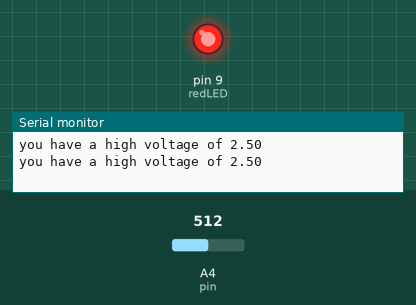
Simulated run of this program. Board: Arduino Uno, built with avr-gcc and run on an emulated ATmega328P. On the bench: output pins drawn as LEDs (lit = HIGH), the last lines printed to the serial monitor. Inputs (shaded band) come from the test bench; at power-on: A4 (pin) = 512.

Above: at 2.0 s.
2.1 s: A4 (pin) set to 504
At 3.1 s:
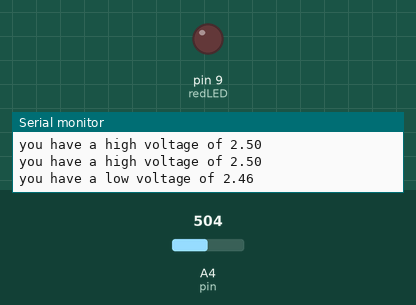
3.9 s: A4 (pin) set to 716
At 6.0 s:
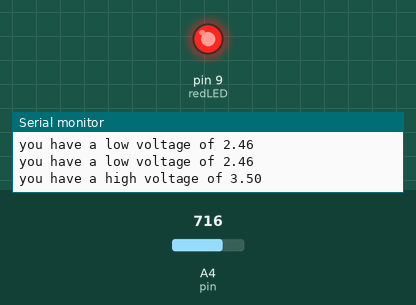
6.3 s: A4 (pin) set to 511
At 8.0 s:
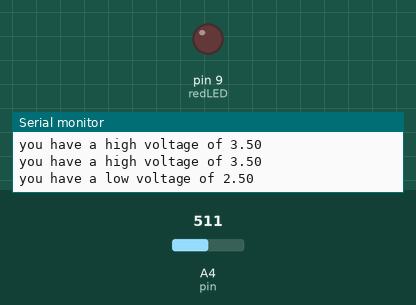
Timing chart, 0 to 9.5 s (numbered marks = the images above; inputs shaded):
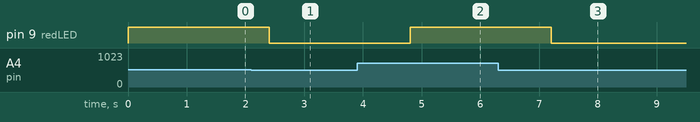

The program:

main.cpp
```cpp
#include <Arduino.h>

// put function declarations here:
int pin = A4;
int redLED = 9;
int readings = 0;
float volts;
String lowVoltage = "you have a low voltage of";
String highVoltage = "you have a high voltage of";


/* int j = 1;
String jString = "j = 1"; */


void setup() {
  // put your setup code here, to run once:
  Serial.begin(9600);
  pinMode(pin, INPUT);
  pinMode(redLED, OUTPUT);

}

void loop() {
  // put your main code here, to run repeatedly:

   readings = analogRead(pin);
   volts = readings * (5.0 / 1023.5);


   if (volts < 2.50) {

    Serial.println(lowVoltage + " " + volts);

    digitalWrite(redLED, LOW);
   }   else if (volts > 2.50) {
    Serial.println(highVoltage + " " + volts);

    digitalWrite(redLED, HIGH);

   };
   delay(1200);


  /* Serial.println(jString + j);
  j = j + 1;
  delay(750); */
}
```

Measured:
- the behaviour switches between 512 and 511 on A4 (pin) (found by bisection; images 0 and 1)
- after the input at 2.1 s, pin 9 (redLED): HIGH → LOW after 0.30 s
- after the input at 3.9 s, pin 9 (redLED): LOW → HIGH after 0.90 s
- after the input at 6.3 s, pin 9 (redLED): HIGH → LOW after 0.90 s
